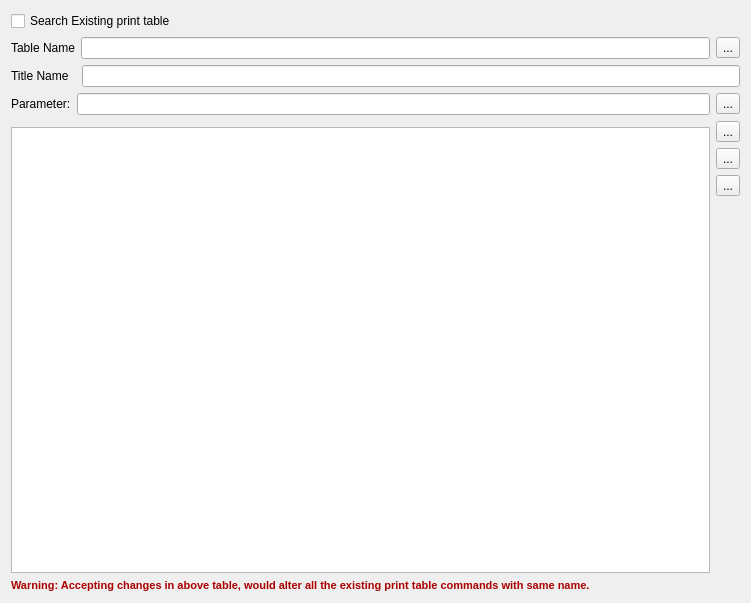
<?xml version="1.0" encoding="UTF-8"?>
<ui version="4.0">
 <class>GTAActPrintTableWidget</class>
 <widget class="QWidget" name="GTAActPrintTableWidget">
  <property name="geometry">
   <rect>
    <x>0</x>
    <y>0</y>
    <width>751</width>
    <height>603</height>
   </rect>
  </property>
  <property name="windowTitle">
   <string>Form</string>
  </property>
  <layout class="QGridLayout" name="gridLayout_2">
   <item row="2" column="1" rowspan="2">
    <layout class="QVBoxLayout" name="verticalLayout">
     <item>
      <widget class="QToolButton" name="addPB">
       <property name="toolTip">
        <string>add parameter</string>
       </property>
       <property name="text">
        <string>...</string>
       </property>
       <property name="icon">
        <iconset resource="../resource.qrc">
         <normaloff>:/images/forms/img/Add.png</normaloff>:/images/forms/img/Add.png</iconset>
       </property>
      </widget>
     </item>
     <item>
      <widget class="QToolButton" name="editPB">
       <property name="toolTip">
        <string>edit parameter</string>
       </property>
       <property name="text">
        <string>...</string>
       </property>
       <property name="icon">
        <iconset resource="../resource.qrc">
         <normaloff>:/images/forms/img/EDIT.png</normaloff>:/images/forms/img/EDIT.png</iconset>
       </property>
      </widget>
     </item>
     <item>
      <widget class="QToolButton" name="deletePB">
       <property name="toolTip">
        <string>remove parameter</string>
       </property>
       <property name="text">
        <string>...</string>
       </property>
       <property name="icon">
        <iconset resource="../resource.qrc">
         <normaloff>:/images/forms/img/Remove.png</normaloff>:/images/forms/img/Remove.png</iconset>
       </property>
      </widget>
     </item>
     <item>
      <spacer name="verticalSpacer">
       <property name="orientation">
        <enum>Qt::Vertical</enum>
       </property>
       <property name="sizeHint" stdset="0">
        <size>
         <width>20</width>
         <height>40</height>
        </size>
       </property>
      </spacer>
     </item>
    </layout>
   </item>
   <item row="3" column="0">
    <widget class="QListWidget" name="printTableLW">
     <property name="toolTip">
      <string>parameter list box</string>
     </property>
    </widget>
   </item>
   <item row="1" column="0" colspan="2">
    <layout class="QGridLayout" name="gridLayout">
     <item row="0" column="0">
      <layout class="QHBoxLayout" name="horizontalLayout_3">
       <item>
        <widget class="QLabel" name="label">
         <property name="text">
          <string>Table Name</string>
         </property>
        </widget>
       </item>
       <item>
        <widget class="QLineEdit" name="tableNameLE">
         <property name="toolTip">
          <string>Table name text</string>
         </property>
        </widget>
       </item>
       <item>
        <widget class="QToolButton" name="searchTablePB">
         <property name="toolTip">
          <string>search existing table</string>
         </property>
         <property name="text">
          <string>...</string>
         </property>
         <property name="icon">
          <iconset resource="../resource.qrc">
           <normaloff>:/images/forms/img/SEARCH.png</normaloff>:/images/forms/img/SEARCH.png</iconset>
         </property>
        </widget>
       </item>
      </layout>
     </item>
     <item row="1" column="0">
      <layout class="QHBoxLayout" name="horizontalLayout_4">
       <item>
        <widget class="QLabel" name="label_2">
         <property name="text">
          <string>Title Name  </string>
         </property>
        </widget>
       </item>
       <item>
        <widget class="QLineEdit" name="titleNameLE">
         <property name="toolTip">
          <string>title name text</string>
         </property>
        </widget>
       </item>
      </layout>
     </item>
     <item row="2" column="0">
      <layout class="QHBoxLayout" name="horizontalLayout_2">
       <item>
        <widget class="QLabel" name="label_3">
         <property name="text">
          <string>Parameter:</string>
         </property>
        </widget>
       </item>
       <item>
        <widget class="QLineEdit" name="parameterLE">
         <property name="toolTip">
          <string>parameter text</string>
         </property>
        </widget>
       </item>
       <item>
        <widget class="QToolButton" name="searchParamPB">
         <property name="toolTip">
          <string>search parameter</string>
         </property>
         <property name="text">
          <string>...</string>
         </property>
         <property name="icon">
          <iconset resource="../resource.qrc">
           <normaloff>:/images/forms/img/SEARCH.png</normaloff>:/images/forms/img/SEARCH.png</iconset>
         </property>
        </widget>
       </item>
      </layout>
     </item>
    </layout>
   </item>
   <item row="4" column="0">
    <widget class="QLabel" name="warningLB">
     <property name="text">
      <string>&lt;!DOCTYPE HTML PUBLIC &quot;-//W3C//DTD HTML 4.0//EN&quot; &quot;http://www.w3.org/TR/REC-html40/strict.dtd&quot;&gt;
&lt;html&gt;&lt;head&gt;&lt;meta name=&quot;qrichtext&quot; content=&quot;1&quot; /&gt;&lt;style type=&quot;text/css&quot;&gt;
p, li { white-space: pre-wrap; }
&lt;/style&gt;&lt;/head&gt;&lt;body style=&quot; font-family:'MS Shell Dlg 2'; font-size:8.25pt; font-weight:400; font-style:normal;&quot;&gt;
&lt;p style=&quot; margin-top:0px; margin-bottom:0px; margin-left:0px; margin-right:0px; -qt-block-indent:0; text-indent:0px;&quot;&gt;&lt;span style=&quot; font-size:8pt; font-weight:600; color:#aa0000;&quot;&gt;Warning: Accepting changes in above table, would alter all the existing print table commands with same name.&lt;/span&gt;&lt;/p&gt;&lt;/body&gt;&lt;/html&gt;</string>
     </property>
    </widget>
   </item>
   <item row="0" column="0">
    <widget class="QCheckBox" name="searchTableCB">
     <property name="text">
      <string>Search Existing print table</string>
     </property>
    </widget>
   </item>
  </layout>
 </widget>
 <resources>
  <include location="../resource.qrc"/>
 </resources>
 <connections/>
</ui>
